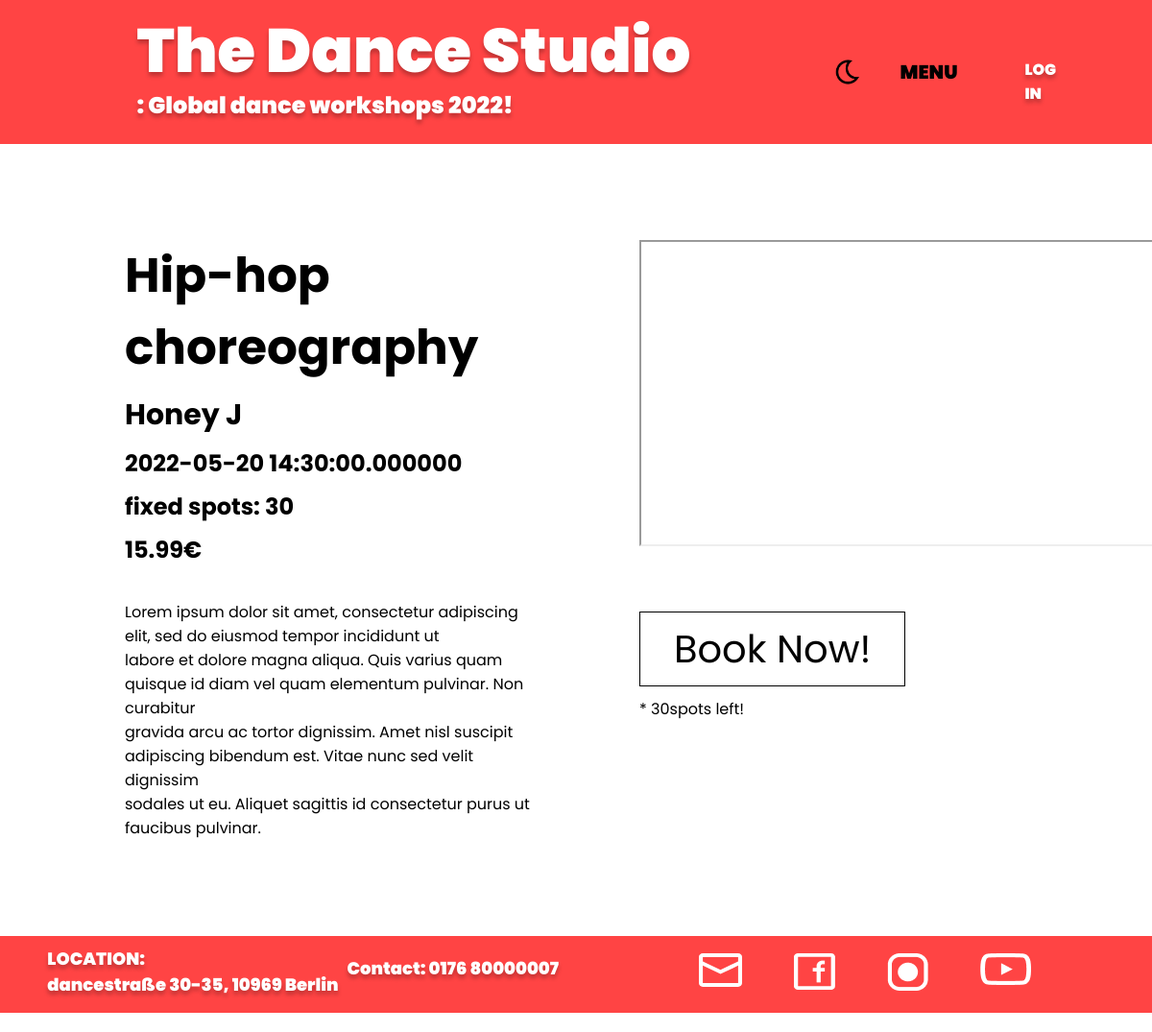
/classinfo/1, run on an earlier commit of the app's database.
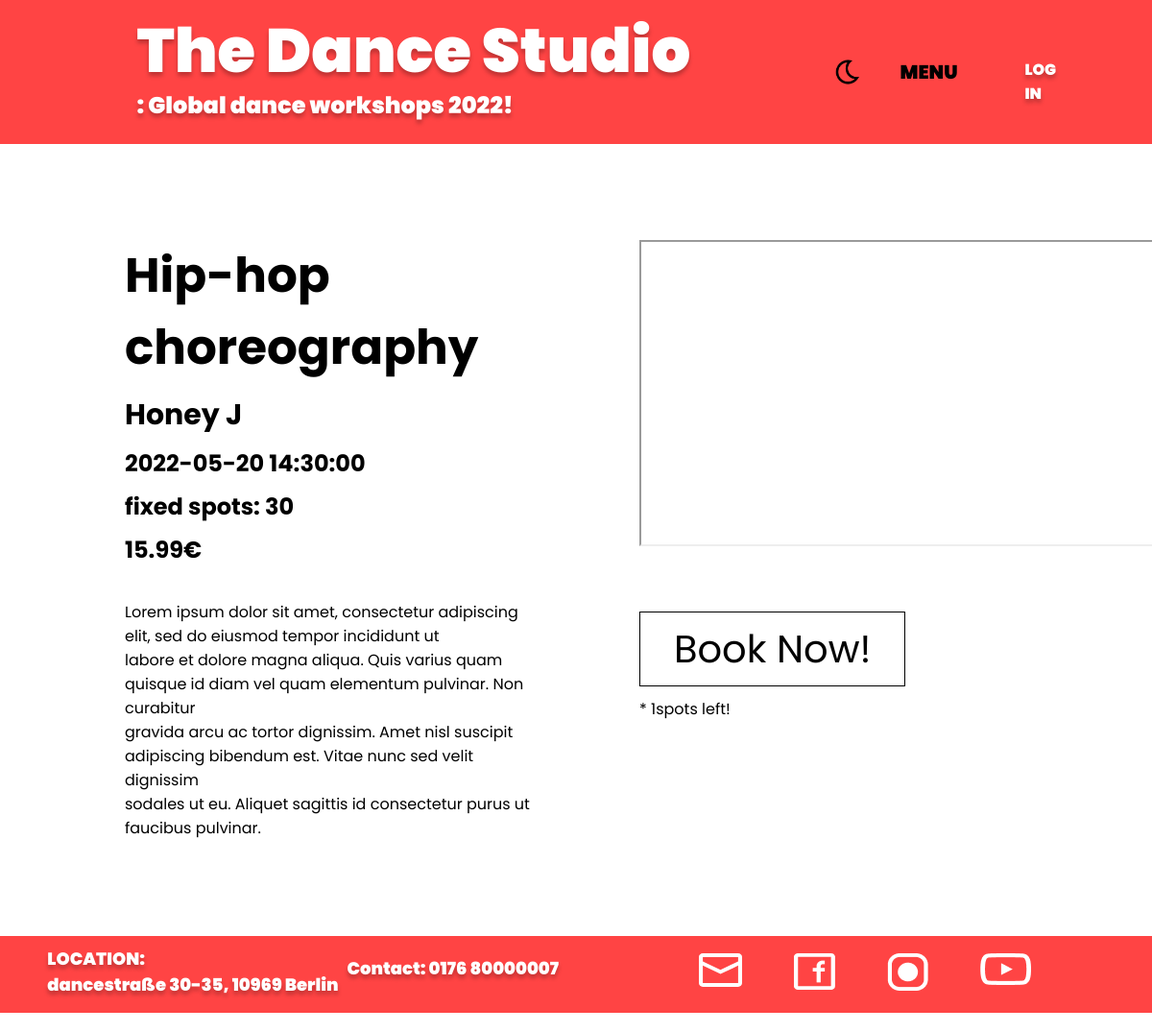
And on a later commit of the database.
### app/booking/models.py (models this page shows, shortened)
class Workshop(db.Model, CRUDMixin):
    id = db.Column(db.Integer, primary_key=True)
    date = db.Column(db.String(120))
    name = db.Column(db.String(120))
    teacher = db.Column(db.String(150))
    price = db.Column(db.Numeric(100, 2))
    fixed_spots = db.Column(db.Integer)
    available_spots = db.Column(db.Integer)
    picture_url = db.Column(db.String(300))
    video_url= db.Column(db.String(300))
    userinfos = db.relationship('Userinfo', backref='workshop', lazy=True)

### app/booking/routes.py (the view)
@blueprint.route('/classinfo/<int:id>')
def classinfo(id):
    workshop = Workshop.query.filter_by(id=id).first_or_404()
    return render_template('booking/classInfo.htm',workshop=workshop)

### app/templates/booking/classInfo.htm (shortened to what this page needs)
{% extends 'base.html' %}
{% block css %}
<link rel="stylesheet" type="text/css" href="../static/styles/classinfo_style.css">
{% endblock %}
{% block body %}
    <div class="content">
        <div class="info">
            <h1> {{workshop.name}} </h1>
            <h2> {{workshop.teacher}} </h2>
            <h3> {{workshop.date}} </h3>
            <h4> fixed spots: {{workshop.fixed_spots}}</h4>
            <h5> {{workshop.price}}€</h5>
            <p><br>Lorem ipsum dolor sit amet, consectetur adipiscing <br> elit, sed do eiusmod tempor incididunt ut <br>labore et dolore magna aliqua. Quis varius quam <br>quisque id diam vel quam elementum pulvinar. Non curabitur<br> gravida arcu ac tortor dignissim. Amet nisl suscipit <br>adipiscing bibendum est. Vitae nunc sed velit dignissim <br>sodales ut eu. Aliquet sagittis id consectetur purus ut <br>faucibus pulvinar. </p>
        </div>
        <div class="rightside">
            <iframe width="560" height="315" src={{workshop.video_url}}>
            </iframe>
            <br>
            <a href="/book/{{workshop.id}}" id="book" onclick="togglePopup()" class="{{workshop.available_spots}}">
                Book Now!
            </a>
            <p1>
            <br> * {{workshop.available_spots}}spots left!
            </p1>
        </div>
    </div>
{% endblock %}

### app/templates/base.html (shortened to what this page needs)
<!DOCTYPE html>
<html lang="en">
    <head>
        {% block head %}
            <link rel="stylesheet" type="text/css" href="../static/styles/base_style.css">
            {% block css %}{% endblock %}
        {% endblock %}
    </head>
<body id="body" class="light-theme">
    <div class="header">
        <div class="logos">
            <div class="logo">
                <a href="/"> The Dance Studio <br></a>
            </div>
            <div class="second_logo">
                <br>: Global dance workshops 2022!
            </div>
        </div>
        <nav>
            <img src="../static/images/moon.png" id="icon" onclick="switchDarkLightTheme()">
            <div class="auth">
                {% if not current_user.is_authenticated %}
                    <div class="login">
                        <a href="{{ url_for('auth.get_login') }}">LOG IN </a>
                    </div>
                {% endif %}
            </div>
            <div class="full-menu">
                <div class="menu">
                    <a href="#" class="menu-text" >
                        <span>MENU</span>
                    </a>
                </div>
            </div>
        </nav>
    </div>
    {% block body %} {% endblock %}
    <footer>
        <div class="location">
            <p>
                LOCATION: <br>
                dancestraße 30-35, 10969 Berlin<br>
            </p>
        </div>
        <div class="contact">
            <p>Contact: 0176 80000007</p>
        </div>
        <ul class="socialIcons">
            <li>
                <a href="mailto:jung.lee@code.berlin">
                    <img src="../static/images/mailicon.svg" alt="mail">
                </a>
            </li>
            <li>
                <a href="https://www.facebook.com" target="_blank" rel="noopener noreferrer">
                    <img src="../static/images/fbicon.png" alt="facebook">
                </a>
            </li>
            <li>
                <a href="https://www.instagram.com" target="_blank" rel="noopener noreferrer">
                    <img src="../static/images/instaicon.png" alt="instagram">
                </a>
            </li>
            <li>
                <a href="https://www.youtube.com" target="_blank" rel="noopener noreferrer">
                    <img src="../static/images/youtubeicon.png" alt="youtube">
                </a>
            </li>
        </ul>
    </footer>
</body>
</html>

### app/static/styles/base_style.css (style rules this page uses)
* { margin: 0; padding: 0; }
body.light-theme { --primary-color: white; --secondary-color: #FF4444; }
#icon { height: 30px; width: auto; cursor: pointer; position: absolute; left: -150px; }
body { font-family: 'Poppins', sans-serif; background-color: var(--primary-color); height: 100%; }
.header { background-color: var(--secondary-color); height: 150px; width: 100%; display: flex; flex-direction: row; justify-content: space-around; align-items: center; }
.logos { display: flex; justify-content: flex-start; flex-direction: column; width: 650px; }
.logo { font-weight: 900; font-style: normal; font-size: 64px; text-shadow: 0px 4px 4px rgba(0, 0, 0, 0.25); position: relative; left: 20px; top: 10px; transition: 300ms; }
.second_logo { font-style: normal; font-weight: 900; font-size: 24px; line-height: 33px; color: #FFFFFF; position: relative; top: -30px; left: 20px; text-shadow: 0px 4px 4px rgba(0, 0, 0, 0.25); }
.logos a { text-decoration: none; color: #ffffff; }
.menu { display: flex; flex-direction: column; }
.menu-text { text-decoration: none; color: #000000; font-size: 20px; font-weight: 900; position: relative; right: 80px; }
nav { display: flex; flex-direction: row; position: relative; align-content: space-around; }
.auth { position: absolute; left: 50px; }
.login a { color: #ffffff; text-decoration: none; text-shadow: 0px 4px 4px rgba(0, 0, 0, 0.25); font-weight: 900; }
.login::after { content: ''; width: 0%; height: 2px; background: #ffffff; display: block; margin: auto; transition: 0.5s; }
footer { height: 80px; background-color: var(--secondary-color); display: flex; justify-content: space-around; margin-bottom: 0px; }
footer .location { position: relative; top: 10px; left: 30px; }
footer .contact { position: relative; top: 20px; }
footer p { color: #FFFFFF; font-size: 18px; font-weight: 900; font-weight: 900; text-shadow: 0px 4px 4px rgba(0, 0, 0, 0.25); }
.socialIcons { position: relative; top: 10px; }
footer ul { width: 400px; list-style: none; display: flex; flex-direction: row; justify-content: space-around; padding: 8px 80px; }
footer ul li { transition: 400ms; }

### app/static/styles/classinfo_style.css (style rules this page uses)
body.light-theme { --tertiary-color: black; --secondary-color: #FF4444; }
.content { display: flex; flex-direction: row; margin: 100px 30px; color: var(--tertiary-color); position: relative; left: 100px; width: 1000px; }
.content h1 { font-size: 50px; margin-bottom: 10px; }
.content h2 { font-size: 30px; margin-bottom: 10px; }
.content h3, h4, h5 { font-size: 24px; margin-bottom: 10px; }
.rightside { position: relative; left: 100px; }
.rightside iframe { margin-bottom: 70px; }
#book { text-decoration: none; color: var(--tertiary-color); font-size: 40px; margin: 10px 0 30px 0; border: 1px solid var(--tertiary-color); padding: 10px 35px; cursor: pointer; transition: 500ms; }
.rightside p1 { position: relative; top: 20px; }

What changed in the data, as far as the page shows it:
changed Workshop "Hip-hop choreography": date "2022-05-20 14:30:00.000000" → "2022-05-20 14:30:00"; available_spots "30" → "1"
